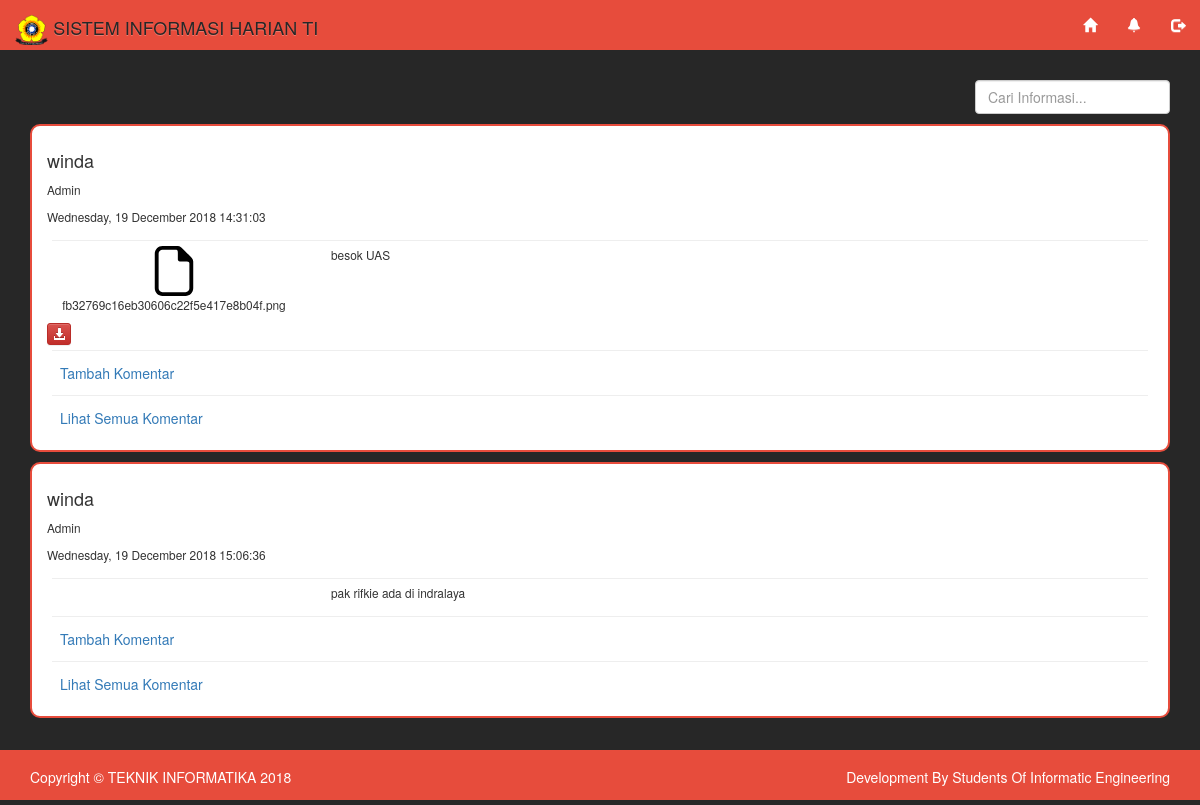
The page /index.php/informasi/tampil_informasi on the database its author committed.
### tables this page shows
CREATE TABLE `informasi` (
  `id_informasi` int(11) NOT NULL,
  `tanggal` datetime NOT NULL,
  `teks` text,
  `berkas` varchar(37) DEFAULT NULL,
  `id_pembuat` int(11) NOT NULL
);

CREATE TABLE `akun` (
  `id_akun` int(11) NOT NULL,
  `nama` varchar(30) NOT NULL,
  `email` varchar(41) NOT NULL,
  `password` char(32) NOT NULL,
  `role` varchar(10) NOT NULL
);

### application/views/master/template.php (called while the page is built)
<?php
	$this->load->view('master/header', array('title' => $title));
	$this->load->view('master/'.$navbar);
	$this->load->view($content);
	$this->load->view('master/footer');

### application/controllers/Informasi.php (called while the page is built, shortened)
<?php
class Informasi extends CI_Controller
{
	public function __construct(){
		$this->load->model('m_informasi');
		$this->load->model('m_komentar');
		$this->load->model('m_pemberitahuan');
	}
	public function tampil_informasi()
	{
		if ($this->m_informasi->cek_informasi() === 0) {
			$this->session->set_flashdata('m', '<div class="alert alert-danger text-center text-capitalize">belum ada informasi!</div>');
			$data = array(
			'title'					=> $this->uri->segment(1),
			'navbar'				=> 'navbar_paskaakses',
			'content'				=> 'v_tampil_informasi',
			'data_informasi'		=> $this->m_informasi->get_semua_informasi(),
			'data_komentar'			=> $this->m_komentar->get_semua_komentar(),
			'data_pengguna'			=> $this->m_informasi->get_pengguna($this->session->userdata('id_akun')),
			'id_akun'				=> $this->session->userdata('id_akun'),
			'role'					=> $this->session->userdata('role'),
			'nama'					=> $this->session->userdata('nama')
			);
			$this->load->view('master/template', $data);
		}
		else{
			if (empty(base64_decode($this->input->get('id')))) {
				$data = array(
				'title'					=> $this->uri->segment(1),
				'navbar'				=> 'navbar_paskaakses',
				'content'				=> 'v_tampil_informasi',
				'data_informasi'		=> $this->m_informasi->get_semua_informasi(),
				'data_komentar'			=> $this->m_komentar->get_semua_komentar(),
				'data_pengguna'			=> $this->m_informasi->get_pengguna($this->session->userdata('id_akun')),
				'id_akun'				=> $this->session->userdata('id_akun'),
				'role'					=> $this->session->userdata('role'),
				'nama'					=> $this->session->userdata('nama')
				);
				$this->load->view('master/template', $data);
			}
		}
	}
}

### index.php (called while the page is built, shortened)
<?php
require_once BASEPATH.'core/CodeIgniter.php';

### application/models/M_informasi.php (called while the page is built, shortened)
<?php
class m_informasi extends CI_Model{
	private $table1 = 'informasi';
  private $table2 = 'akun';
  public function get_semua_informasi()
  {
    $this->db->select('akun.nama, akun.role, informasi.tanggal, informasi.teks, informasi.berkas, informasi.id_informasi, informasi.id_pembuat');
    $this->db->from($this->table1);
    $this->db->join($this->table2, 'informasi.id_pembuat = akun.id_akun');
	  $query = $this->db->get();
  	return $query->result();
  }
  public function get_pengguna($where)
  {
    $this->db->select('id_akun, nama');
    $this->db->from($this->table2);
    $this->db->where('id_akun !=', $where);
    $query = $this->db->get();
    return $query->result();
  }
}

### application/views/v_tampil_informasi.php (the view, shortened to what this page needs)
<?php
    function set_display($data)
    {
        if ($data == null) {
            return "display: none;";
        }
        else{
            return "display: block;";
        }
    }
    function StringToDate($string)
    {
        return date('l, j F Y H:i:s', strtotime($string));
    }
 ?>
<link rel="stylesheet" type="text/css" href="<?= base_url('assets/css/css-views/css-v_tampil_informasi.css'); ?>">
<link rel="stylesheet" type="text/css" href="<?= base_url('assets/css/css-dropdown-checkbox.css'); ?>">
<div id="wrap-content">
<div class="container">
    <div class="pull-right">
        <input class="form-control" id="filter-input" type="text" placeholder="Cari Informasi...">
    </div>
</div>
<div class="container">
    <div id="filter-output">
    <?php foreach ($data_informasi as $d_i): ?>
    <div id="card-content">
        <section id="wrap-informasi">
            <div id="header-informasi">
            	<div class="row">
            		<div class="col-md-11">
            			<h4><?= $d_i->nama; ?></h4>
                        <p class="text-capitalize"><?= $d_i->role; ?></p>
            			<p class="text-capitalize"><?= StringToDate($d_i->tanggal); ?></p>
            		</div>
            		<div class="col-md-1">
            		</div>
            	</div>
            </div>
        	<hr>
            <div id="core-informasi">
            	<div class="row">
            		<div class="col-md-3">
                        <div style="<?= set_display($d_i->berkas); ?>">
                            <center>
                                <img style="height: 50px;" src="<?= base_url('assets/img/file-icon.svg'); ?>" class="img-responsive">
                                <p><?= $d_i->berkas; ?></p>
                            </center>
                            <a href="<?= base_url('informasi/undah_berkas/?id='.base64_encode($d_i->berkas)); ?>" data-toggle="tooltip" data-placement="bottom" title="Undah Berkas" class="btn btn-danger btn-xs"><span class="glyphicon glyphicon-download-alt"></span></a>
                        </div>
            		</div>
            		<div class="col-md-9">
            			<p>
        					<?= $d_i->teks; ?>
        				</p>
            		</div>
            	</div>
            </div>
        	<hr>
            </section>
            <section id="wrap-komentar">
            <a data-toggle="collapse" href="#tambah-komentar" class="btn text-capitalize">tambah komentar</a>
            <hr>
            <a data-toggle="collapse" href="#lihat-komentar" class="btn text-capitalize">lihat semua komentar</a>
        </section>
    </div>
    <?php endforeach; ?>
    </div>
</div>
</div>

### application/views/master/header.php (shortened to what this page needs)
<!DOCTYPE html>
<html>
<head lang="en">
	<link rel="stylesheet" type="text/css" href="<?= base_url('assets/css/bootstrap.min.css'); ?>">
	<link rel="stylesheet" type="text/css" href="<?= base_url('assets/css/bootstrap-theme.min.css'); ?>">
	<link rel="stylesheet" type="text/css" href="<?= base_url('assets/css/css-custom.css'); ?>">
</head>
<body id="page-top" class="index">

### application/views/master/navbar_paskaakses.php
<link rel="stylesheet" type="text/css" href="<?= base_url('assets/css/css-navbar.css'); ?>">
<nav class="navbar navbar-color navbar-fixed-top">
  <div class="container-fluid">
    <div class="navbar-header">
      <a class="navbar-brand" href="#page-top">
        <span>
          <img src="<?= base_url('assets/img/favicon.png') ?>" class="img-rounded" alt="Logo SI harian TI" style="height:30px">
        </span>SISTEM INFORMASI HARIAN TI
      </a>
    </div>
    <ul class="nav navbar-nav navbar-right">
      <li><a href="<?= base_url('informasi'); ?>" data-toggle="tooltip" data-placement="bottom" title="Beranda"><span class="glyphicon glyphicon-home"></span></a></li>
      <li><a href="<?= base_url('pemberitahuan'); ?>" data-toggle="tooltip" data-placement="bottom" title="Pemberitahuan"><span class="glyphicon glyphicon-bell"></span></a></li>
      <li><a href="<?= base_url('akses/logout'); ?>" data-toggle="tooltip" data-placement="bottom" title="Logout"><span class="glyphicon glyphicon-log-out"></span></a></li>
    </ul>
  </div>
</nav>

### application/views/master/footer.php (shortened to what this page needs)
<link rel="stylesheet" type="text/css" href="<?= base_url('assets/css/css-footer.css'); ?>">
<footer id="footer">
    <div class="container footer-content">
        <div class="pull-left">
            <h5>Copyright &copy; TEKNIK INFORMATIKA 2018</h5>
        </div>
        <div class="pull-right">
            <h5 class="text-capitalize">development by students of informatic engineering</h5>
        </div>
    </div>
</footer>
</body>
</html>

### assets/css/css-custom.css (style rules this page uses)
#page-top { background-color: #272727; }

### assets/css/css-navbar.css (style rules this page uses)
.navbar-color { border: none; border-radius: 0px; background-color: #e74c3c; }
.navbar-color a { color: #fff; }

### assets/css/css-views/css-v_tampil_informasi.css (style rules this page uses)
#wrap-content { margin-top: 80px; }
#card-content { border: 2px solid #e74c3c; border-radius: 10px; padding: 15px; margin-top: 10px; margin-bottom: 10px; background-color: #fff; }
#card-content hr { margin: 5px; }
#wrap-informasi { font-size: 85%; }
#wrap-komentar { font-size: 80%; }

### assets/css/css-footer.css (style rules this page uses)
footer { font-family: "Helvetica Neue", Helvetica, Arial, sans-serif; background-color: #e74c3c; color: #fff; height: 50px; font-size: 18px; font-weight: 400px; }
.footer-content { padding-top: 10px; padding-bottom: 10px; }

### rows shown on the page
informasi: id_pembuat.nama "winda", id_pembuat.role "Admin", tanggal "Wednesday, 19 December 2018 14:31:03", berkas "fb32769c16eb30606c22f5e417e8b04f.png", teks "besok UAS"
informasi: id_pembuat.nama "winda", id_pembuat.role "Admin", tanggal "Wednesday, 19 December 2018 15:06:36", teks "pak rifkie ada di indralaya"
